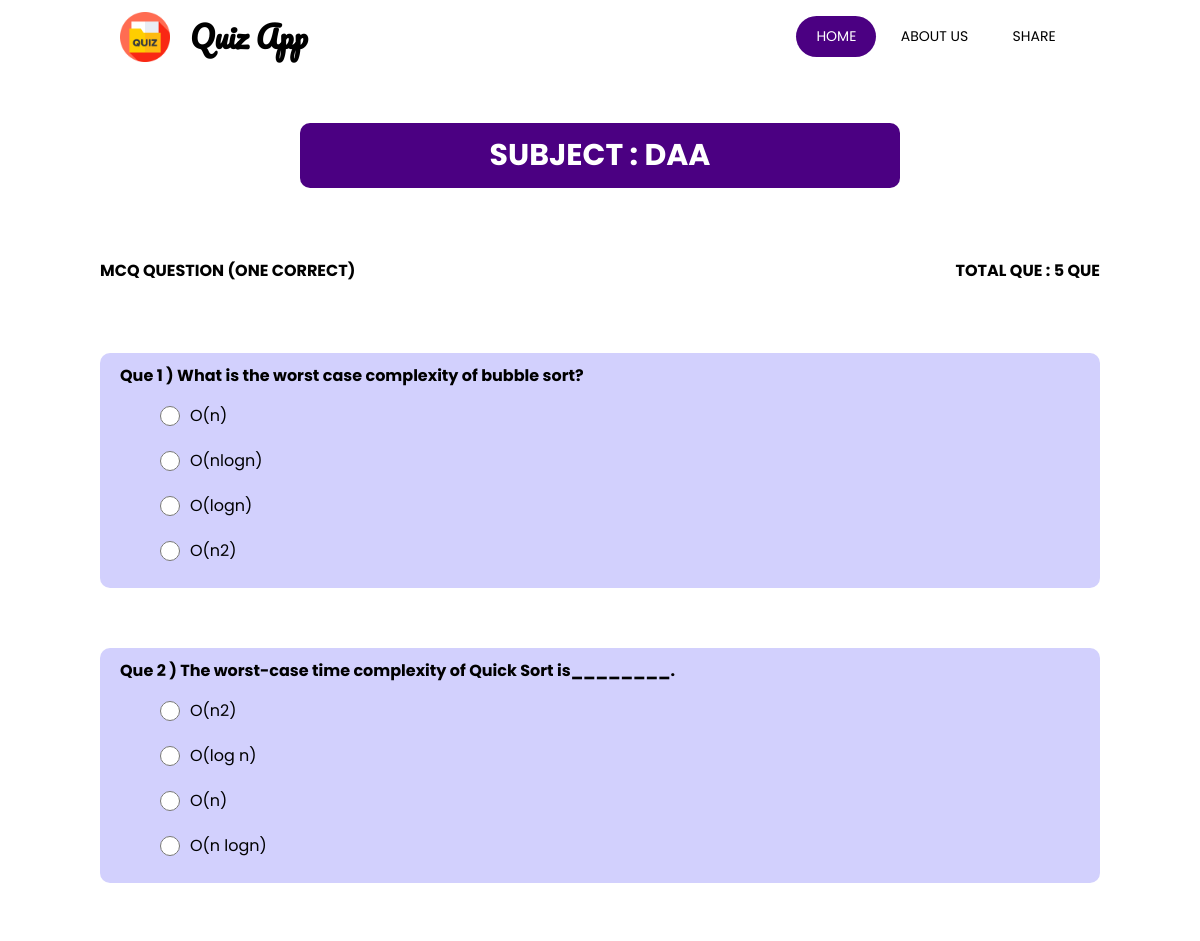
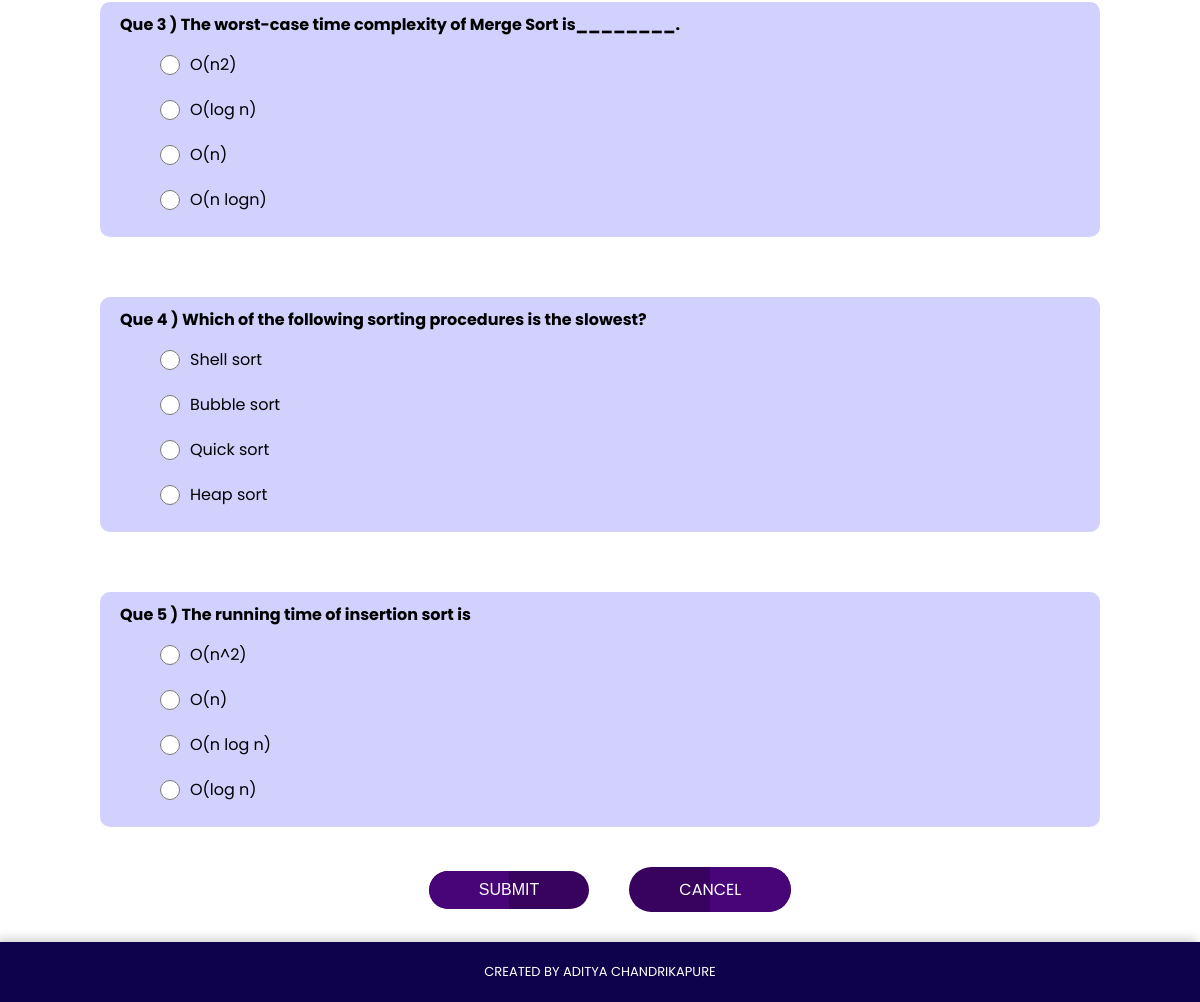
The page /questions/3 on the database its author committed (2 pictures, top to bottom).
### quiz/models.py (models this page shows, shortened)
class Subject(models.Model):
    name = models.CharField( max_length=50)
    def __str__(self):
        return self.name

class Question(models.Model):
    subject = models.ForeignKey(Subject,on_delete=models.CASCADE)
    question = models.CharField(max_length=1000)
    option_1 = models.CharField(max_length=500, null= True , blank=True , default="Non of the above")
    option_2 = models.CharField(max_length=500, null= True , blank=True , default="Non of the above")
    option_3 = models.CharField(max_length=500, null= True , blank=True , default="Non of the above")
    option_4 = models.CharField(max_length=500, null= True , blank=True , default="Non of the above")
    answer = models.CharField(max_length=50,default="any of them" )

### quiz/views.py (the view, shortened to what this page needs)
# urls.py: path('questions/<str:pk>',views.questions,name='question'),
def questions(request,pk):
    subject = Subject.objects.get(id = pk)
    questions = Question.objects.all()
    questions = questions.filter(subject = subject)
    datas = []
    return render(request,'question.html',{'questions':questions,"subject":subject,'total':len(questions)})

### templates/question.html (shortened to what this page needs)
{% extends 'main.html' %}
{% load static %}
{% block css_link %}
 <link rel="stylesheet" href="{% static 'css/question.css' %}">
{% endblock css_link %}
{% block menu %}
     <div class="menu_block">
            <ul>
                <li class="active"><a href="{% url 'home' %}">Home</a></li>
                <li><a href="{% url 'about' %}" style="color: black;" >About Us</a></li>
                <li><a href="#" style="color: black;">Share</a></li>
            </ul>
        </div>
{% endblock menu %}
{% block body %}
        <div class="main__block">
            <div class="heading">
                <h2>Subject : <span>{{subject}}</span></h2>
            </div>
            <div class="que_info_block">
                <h4>MCQ Question (one Correct)</h4>
                <h4>Total Que : {{total}} Que</h4>
            </div>
            <div class="questions_items">
                <form action="/ans/" method="POST">
                    {% if questions %}
                            {% for question in questions %}
                            <div class="question_block">
                                <h4>Que {{forloop.counter}} ) {{question.question}}</h4>
                                <div class="option_block">
                                    <div class="option">
                                        <input type="radio" name="{{question.id}}" id="" value="{{question.option_1}}"><span class="options">{{question.option_1}}</span>
                                    </div>
                                    <div class="option">
                                        <input type="radio" name="{{question.id}}" id="" value="{{question.option_2}}"><span class="options">{{question.option_2}}</span>
                                    </div>
                                    <div class="option">
                                        <input type="radio" name="{{question.id}}" id="" value="{{question.option_3}}"><span class="options">{{question.option_3}}</span>
                                    </div>
                                    <div class="option">
                                        <input type="radio" name="{{question.id}}" id="" value="{{question.option_4}}"><span class="options">{{question.option_4}}</span>
                                    </div>
                                </div>
                            </div>
                            {% endfor %}
                    {% endif %}
                <div class="btn_block">
                    <button type="submit"> Submit </button>
                    <a href="{% url 'home' %}">Cancel</a>
                </div>
            </form>
            </div>
        </div>
{% endblock body %}

### static/css/question.css (style rules this page uses)
.main__block { width: 100%; min-height: 100vh; display: flex; flex-direction: column; align-items: center; }
.main__block .heading { width: 50%; display: flex; justify-content: center; align-items: center; margin: 50px auto; text-transform: uppercase; font-weight: 600; font-size: 20px; background:indigo; color: white; padding: 10px; border-radius: 10px; }
.main__block .que_info_block { width: 100%; padding: 20px 100px; display: flex; justify-content: space-between; text-transform: uppercase; }
.main__block .questions_items { width: 100%; }
.main__block .questions_items form { width: 100%; padding: 20px 100px; display: flex; flex-direction: column; }
.questions_items .question_block { flex: 1; display: block; background-color: #d2d0fd; width: 100%; margin: 30px auto; padding: 10px 20px; border-radius: 10px; }
.main__block .questions_items .question_block .option_block { display: flex; flex-direction: column; margin: 5px 30px; }
.question_block .option_block .option { margin: 10px; display: flex; justify-content: left; align-items: center; }
.question_block .option_block .option input { display: inline-block; width: 20px; height: 20px; cursor: pointer; }
.question_block .option_block .option span { display: inline-block; padding: 0px 10px; }
.main__block .questions_items form .btn_block { width: 100%; margin: 10px; display: flex; justify-content: center; align-items: center; }
form .btn_block button { text-align: center; margin: 0px 20px; padding: 10px 50px; border-radius: 30px; background-color: rgb(56, 2, 95); color: white; border: none; font-size: 16px; text-transform: uppercase; cursor: pointer; z-index: 1; position: relative; overflow: hidden; }
form .btn_block button::before { content: ""; position: absolute; top: 0; left: 0; width: 50%; height: 100%; border-radius: 30px 0 0 30px; background-color: rgb(72, 5, 119); transition: all 0.5s ease; z-index: -1; }
form .btn_block button::after { content: ""; position: absolute; top: 0; right: 0; width: 100%; height: 0; border-radius:0px 30px 30px 0px; background-color: rgb(72, 5, 119); transition: all 0.5s ease; z-index: -1; }
form .btn_block a { background-color: rgb(56, 2, 95); color: white; border-radius: 30px; padding: 10px 50px; font-size: 16px; margin: 0px 20px; text-transform: uppercase; position: relative; z-index: 1; overflow: hidden; }
.main__block .questions_items form .btn_block a::before { content: ""; position: absolute; top: 0; left: 0; width: 50%; height: 0%; border-radius: 30px 0 0 30px; background-color: rgb(72, 5, 119); transition: all 0.5s ease; z-index: -1; }
.main__block .questions_items form .btn_block a::after { content: ""; position: absolute; top: 0; right: 0; width: 50%; height: 100%; border-radius:0px 30px 30px 0px; background-color: rgb(72, 5, 119); transition: all 0.5s ease; z-index: -1; }

### static/css/main.css (style rules this page uses)
* { padding: 0; margin: 0; box-sizing: border-box; }
body { min-height: 100vh; width: 100%; font-family: 'Poppins', sans-serif; }
a { text-decoration: none; color: black; }
.navbar .menu_block { flex: 0.3; margin: auto 20px; }
.navbar .menu_block ul { display: flex; justify-content: space-evenly; }
.navbar .menu_block ul li { text-transform: uppercase; list-style: none; font-size: 14px; padding: 10px 20px; transition: all 0.5s ease; }
.navbar .menu_block ul li a { color: white; }
.navbar .menu_block ul li.active { background-color: indigo; border-radius: 30px; }
.navbar .menu_block ul li.active a { color: white; }
.main__block { min-height: 80vh; width: 100%; }

### rows shown on the page
Subject: name "DAA"
Question: question "What is the worst case complexity of bubble sort?", option_1 "O(n)", option_2 "O(nlogn)", option_3 "O(logn)", option_4 "O(n2)"
Question: question "The worst-case time complexity of Quick Sort is________.", option_1 "O(n2)", option_2 "O(log n)", option_3 "O(n)", option_4 "O(n logn)"
Question: question "The worst-case time complexity of Merge Sort is________.", option_1 "O(n2)", option_2 "O(log n)", option_3 "O(n)", option_4 "O(n logn)"
Question: question "Which of the following sorting procedures is the slowest?", option_1 "Shell sort", option_2 "Bubble sort", option_3 "Quick sort", option_4 "Heap sort"
Question: question "The running time of insertion sort is", option_1 "O(n^2)", option_2 "O(n)", option_3 "O(n log n)", option_4 "O(log n)"

### other values the page prints
{{ total }} "5"
